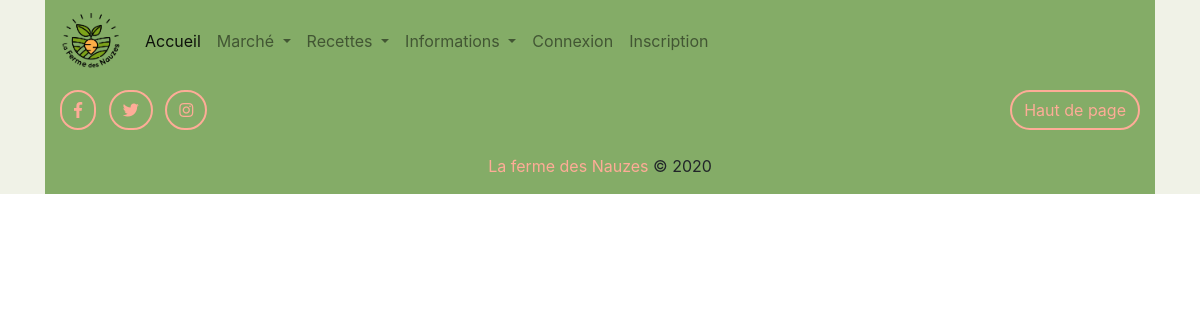
The page /info/informations on the database as committed earlier.
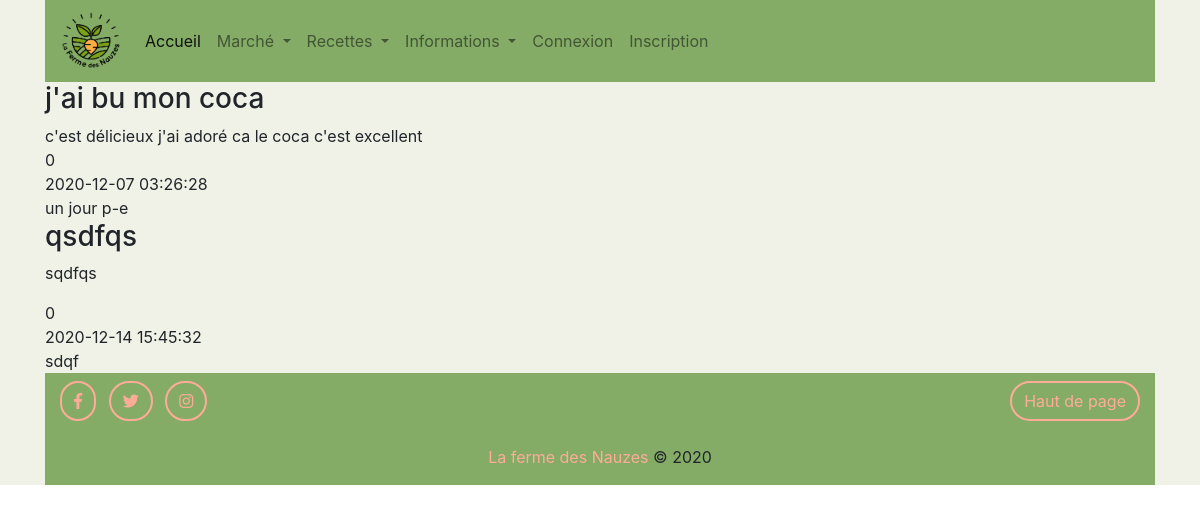
The same page on the database as committed later.
### tables this page shows
CREATE TABLE IF NOT EXISTS `post` (
  `POST_ID` int(11) NOT NULL AUTO_INCREMENT,
  `POST_TITRE` varchar(50) NOT NULL,
  `POST_TEXTE` text NOT NULL,
  `POST_TYPE` int(11) NOT NULL,
  `POST_AUTEUR` int(11) NOT NULL,
  `POST_DATE` varchar(255) NOT NULL,
  `POST_PHOTO` varchar(255) NOT NULL,
  PRIMARY KEY (`POST_ID`)
);

### Modele/Post.php (called while the page is built, shortened)
<?php
class Post extends Modele
{
	public function getPostsType($typePost)
	{
        $sql = 'SELECT POST_ID as id, POST_TITRE as titre, POST_TEXTE as texte, POST_TYPE as type, POST_AUTEUR as auteur, POST_DATE as date, POST_PHOTO as photo from post where POST_TYPE=?';
        $posts = $this->executerRequete($sql, array($typePost));
        return $posts;
    }
}

### Modele/Modele.php (called while the page is built, shortened)
<?php
abstract class Modele
{
    private $bdd;
    protected function executerRequete ($sql,$parametres = null)
    {
        if ($parametres == null)
        {
            $resultat = $this->getBdd()->query($sql);
        }
        else
        {
            $resultat = $this->getBdd()->prepare($sql);
            $resultat->execute($parametres);
        }
        return $resultat;
    }
    private function getBdd()
    {
        if ($this->bdd == null)
        {
            $this->bdd = new PDO('mysql:host=localhost;dbname=bdd_lfdn;charset=utf8','root','',array(PDO::ATTR_ERRMODE => PDO::ERRMODE_EXCEPTION, PDO::ATTR_DEFAULT_FETCH_MODE => PDO::FETCH_ASSOC));
        }
        return $this->bdd;
    }
}

### index.php (called while the page is built, shortened)
<?php
$routeur = new Routeur();
$routeur->routerRequete();

### Vue/vueInformations.php (the view)
<?php foreach ($posts as $post): ?>
<section>
    <h3><?= $post['titre'] ?></h3>
    <?= htmlspecialchars_decode($post['texte']) ?>
    <div><?= $post['auteur'] ?></div>
    <div><?= $post['date'] ?></div>
    <div><?= $post['photo'] ?></div>
</section>
<?php endforeach; ?>

Rows that differ between the two databases and show on the page:
added post: POST_TITRE "j'ai bu mon coca", POST_TEXTE "c'est délicieux j'ai adoré ca le coca c'est excellent", POST_AUTEUR "0", POST_DATE "2020-12-07 03:26:28", POST_PHOTO "un jour p-e"
added post: POST_TITRE "qsdfqs", POST_TEXTE "sqdfqs", POST_AUTEUR "0", POST_DATE "2020-12-14 15:45:32", POST_PHOTO "sdqf"
